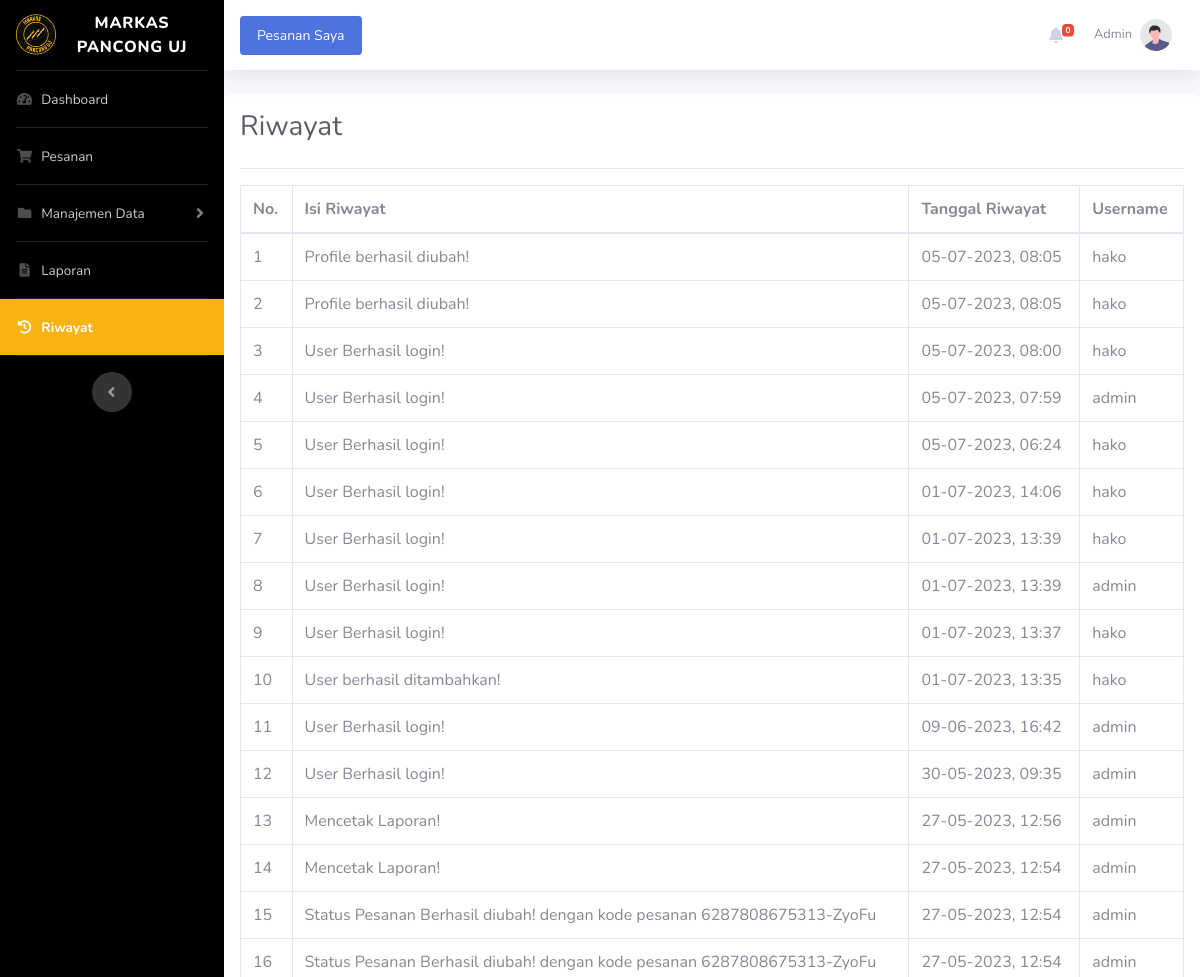
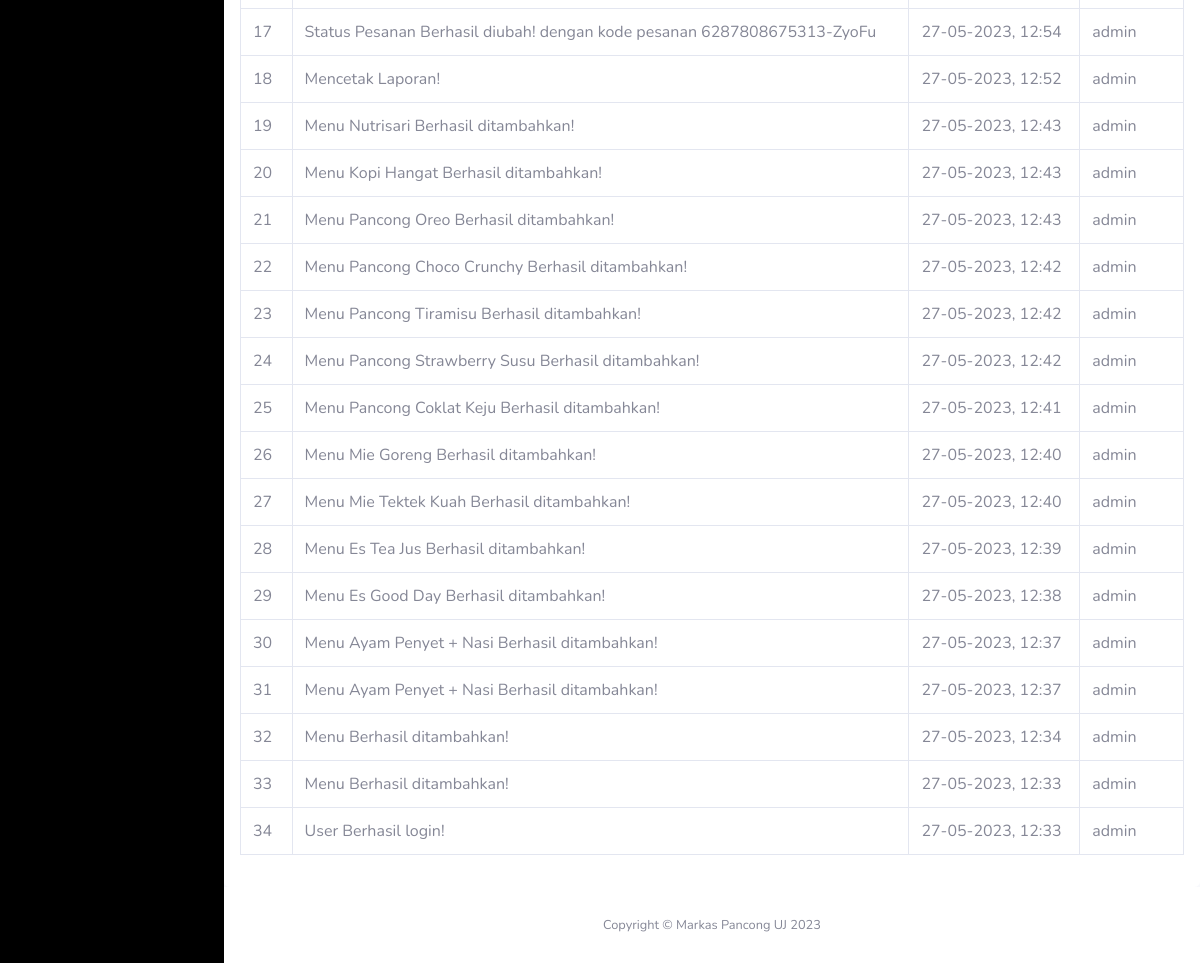
The app's page /riwayat.php (signed in), older data (2 pictures, top to bottom).
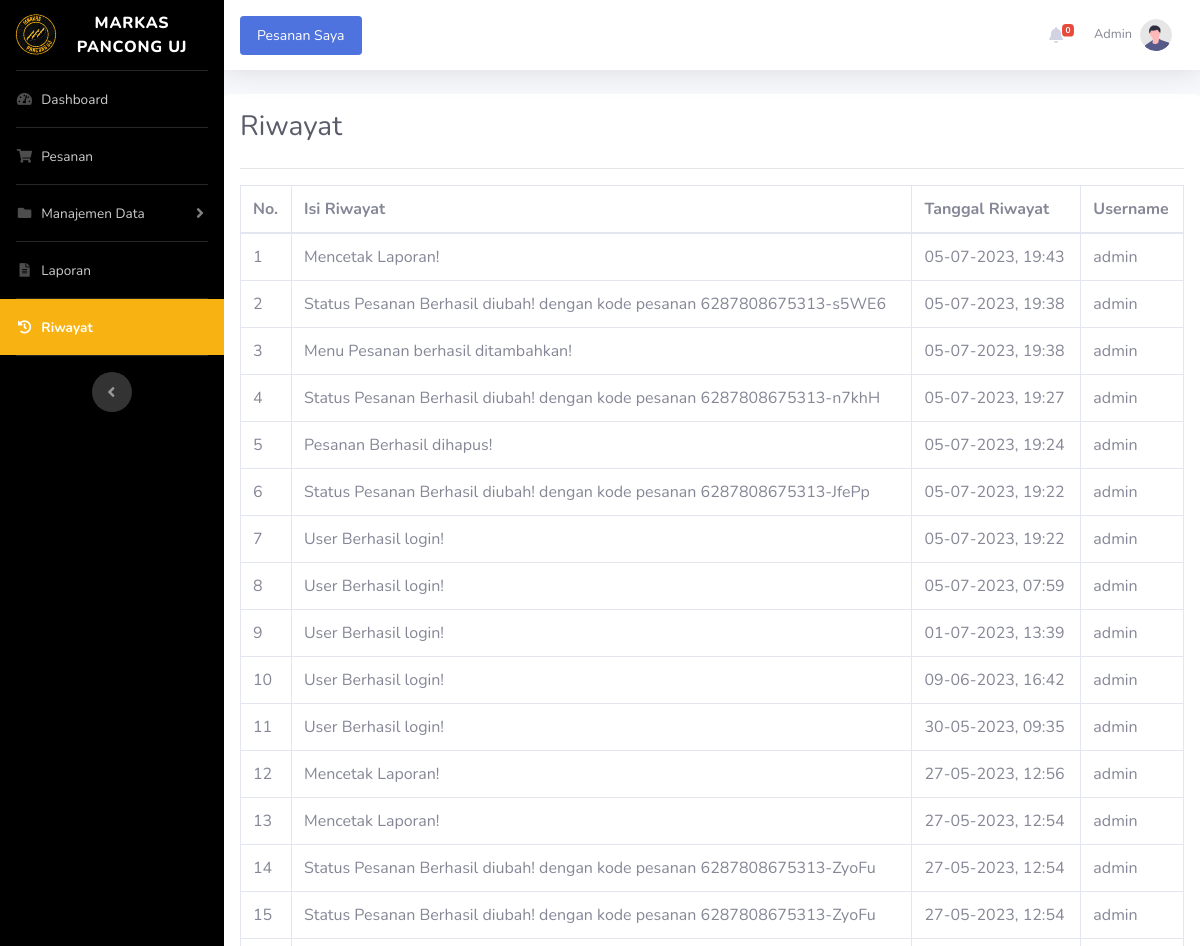
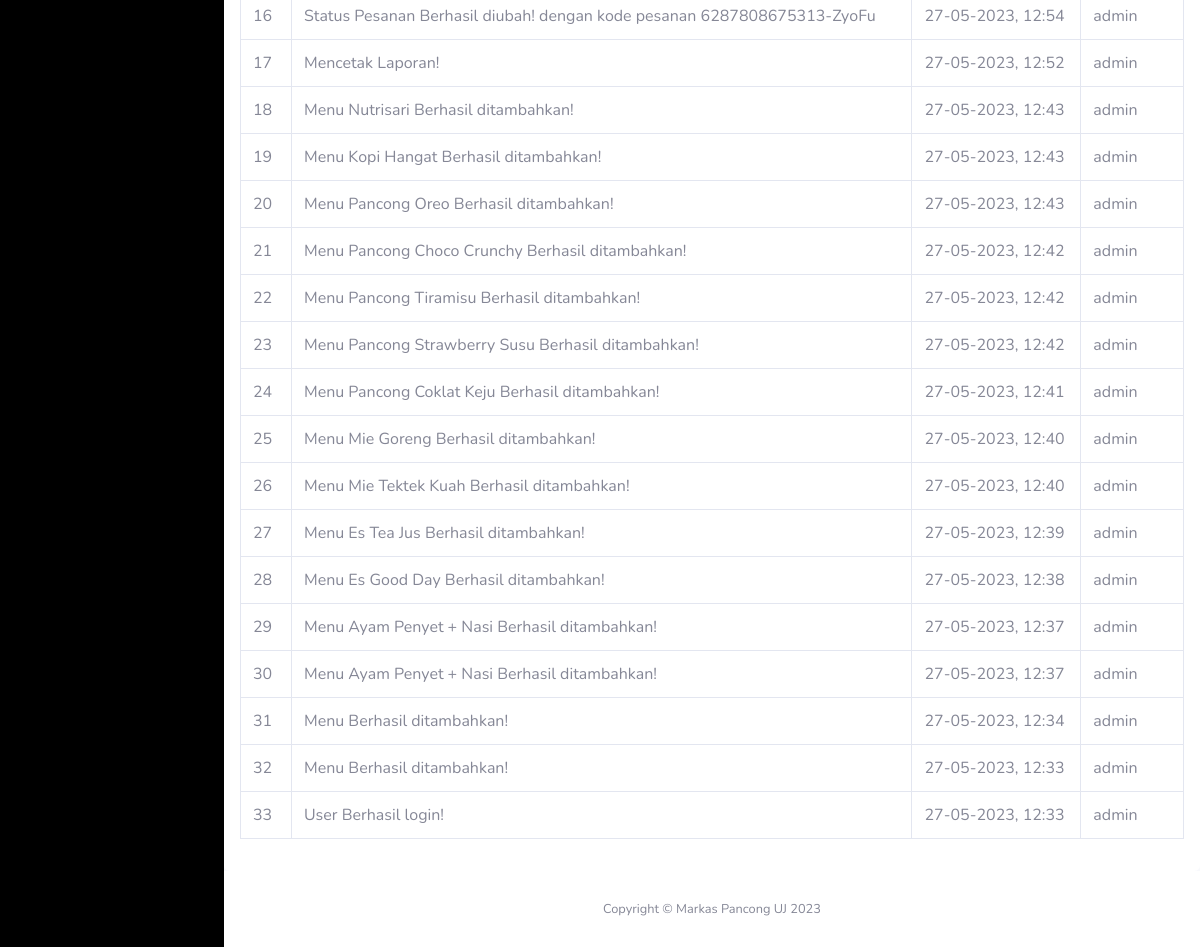
The same page, newer data (2 pictures, top to bottom).
### tables this page shows
CREATE TABLE `riwayat` (
  `id_riwayat` int(11) NOT NULL,
  `isi_riwayat` text NOT NULL,
  `tanggal_riwayat` datetime NOT NULL,
  `id_user` int(11) NOT NULL
);

CREATE TABLE `user` (
  `id_user` int(11) NOT NULL,
  `username` varchar(10) NOT NULL,
  `password` varchar(255) NOT NULL,
  `nama_lengkap` varchar(50) NOT NULL,
  `no_telepon` varchar(20) NOT NULL,
  `alamat` text NOT NULL,
  `role` enum('administrator','pelanggan') NOT NULL
);

### riwayat.php (the view, shortened to what this page needs)
<?php
    require_once 'koneksi.php';
    $riwayat = mysqli_query($koneksi, "SELECT * FROM riwayat INNER JOIN user ON riwayat.id_user = user.id_user ORDER BY tanggal_riwayat DESC");
 ?>
<!DOCTYPE html>
<html lang="en">
<head>
    <?php include 'head.php' ?>
</head>
<body id="page-top">
    <div id="wrapper">
        <?php include 'sidebar.php'; ?>
        <div id="content-wrapper" class="d-flex flex-column">
            <div id="content">
                <?php include 'topbar.php' ?>
                <div class="container-fluid bg-white rounded p-3">
                    <div class="d-sm-flex align-items-center justify-content-between mb-4">
                        <h1 class="h3 mb-0 text-gray-800">Riwayat</h1>
                    </div>
                    <hr class="mt-0">
                    <div class="table-responsive">
                        <table class="table table-bordered">
                            <thead>
                                <tr>
                                    <th>No.</th>
                                    <th>Isi Riwayat</th>
                                    <th>Tanggal Riwayat</th>
                                    <th>Username</th>
                                </tr>
                            </thead>
                            <tbody>
                                <?php $i = 1; ?>
                                <?php foreach ($riwayat as $dr): ?>
                                    <tr>
                                        <td><?= $i++; ?></td>
                                        <td><?= $dr['isi_riwayat']; ?></td>
                                        <td><?= date("d-m-Y, H:i", strtotime($dr['tanggal_riwayat'])); ?></td>
                                        <td><?= $dr['username']; ?></td>
                                    </tr>
                                <?php endforeach ?>
                            </tbody>
                        </table>
                    </div>
                </div>
            </div>
            <?php include 'footer.php' ?>
        </div>
    </div>
</body>
</html>

Row changes from the older to the newer data that the page shows:
no longer on this page (row unchanged): riwayat: isi_riwayat "Profile berhasil diubah!", tanggal_riwayat "05-07-2023, 08:05", id_user.username "hako"
no longer on this page (row unchanged): riwayat: isi_riwayat "Profile berhasil diubah!", tanggal_riwayat "05-07-2023, 08:05", id_user.username "hako"
no longer on this page (row unchanged): riwayat: isi_riwayat "User Berhasil login!", tanggal_riwayat "05-07-2023, 08:00", id_user.username "hako"
no longer on this page (row unchanged): riwayat: isi_riwayat "User Berhasil login!", tanggal_riwayat "05-07-2023, 06:24", id_user.username "hako"
no longer on this page (row unchanged): riwayat: isi_riwayat "User Berhasil login!", tanggal_riwayat "01-07-2023, 14:06", id_user.username "hako"
no longer on this page (row unchanged): riwayat: isi_riwayat "User Berhasil login!", tanggal_riwayat "01-07-2023, 13:39", id_user.username "hako"
no longer on this page (row unchanged): riwayat: isi_riwayat "User Berhasil login!", tanggal_riwayat "01-07-2023, 13:37", id_user.username "hako"
no longer on this page (row unchanged): riwayat: isi_riwayat "User berhasil ditambahkan!", tanggal_riwayat "01-07-2023, 13:35", id_user.username "hako"
added riwayat: isi_riwayat "Mencetak Laporan!", tanggal_riwayat "05-07-2023, 19:43", id_user.username "admin"
added riwayat: isi_riwayat "Status Pesanan Berhasil diubah! dengan kode pesanan 6287808675313-s5WE6", tanggal_riwayat "05-07-2023, 19:38", id_user.username "admin"
added riwayat: isi_riwayat "Menu Pesanan berhasil ditambahkan!", tanggal_riwayat "05-07-2023, 19:38", id_user.username "admin"
added riwayat: isi_riwayat "Status Pesanan Berhasil diubah! dengan kode pesanan 6287808675313-n7khH", tanggal_riwayat "05-07-2023, 19:27", id_user.username "admin"
added riwayat: isi_riwayat "Pesanan Berhasil dihapus!", tanggal_riwayat "05-07-2023, 19:24", id_user.username "admin"
added riwayat: isi_riwayat "Status Pesanan Berhasil diubah! dengan kode pesanan 6287808675313-JfePp", tanggal_riwayat "05-07-2023, 19:22", id_user.username "admin"
added riwayat: isi_riwayat "User Berhasil login!", tanggal_riwayat "05-07-2023, 19:22", id_user.username "admin"
